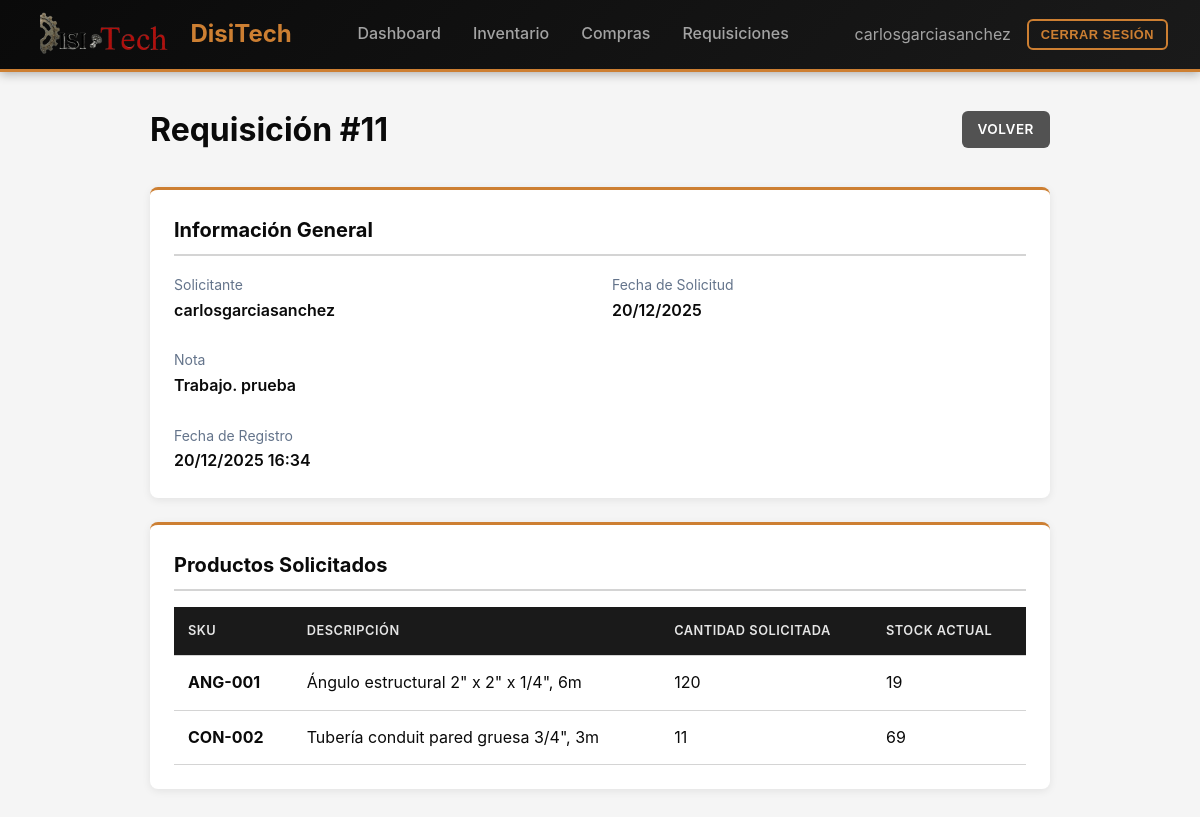
Page /requisiciones/11/ (signed in) on the committed database.
### inventory/models/transactions.py (models this page shows, shortened)
class Requisition(models.Model):
    requested_by = models.ForeignKey(settings.AUTH_USER_MODEL, on_delete=models.PROTECT, related_name="requisitions")
    requested_at = models.DateField()
    note = models.CharField(max_length=300, null=True, blank=True)
    created_at = models.DateTimeField(auto_now_add=True)

class RequisitionLine(models.Model):
    requisition = models.ForeignKey(Requisition, on_delete=models.CASCADE, related_name="lines")
    item = models.ForeignKey(InventoryItem, on_delete=models.PROTECT, related_name="requisition_lines")
    qty = models.IntegerField()

### inventory/models/inventory.py (models this page shows, shortened)
class InventoryItem(models.Model):
    sku = models.CharField(max_length=60, unique=True)
    slug = models.SlugField(max_length=80, unique=True)
    category = models.ForeignKey(Category, on_delete=models.PROTECT, related_name="items")
    description = models.CharField(max_length=250)
    stock = models.PositiveIntegerField()
    min_stock = models.PositiveIntegerField()
    max_stock = models.PositiveIntegerField()
    active = models.BooleanField(default=True)
    class Meta:
        indexes = [
            models.Index(fields=["category", "active"]),
            models.Index(fields=["slug"]),
        ]

### inventory/views.py (the view)
# urls.py: path("requisiciones/<int:pk>/", views.requisition_detail, name="requisition_detail"),
@login_required
@permission_required('inventory.view_requisition', raise_exception=True)
def requisition_detail(request, pk):
    requisition = get_object_or_404(Requisition, pk=pk)
    if not request.user.is_staff and requisition.requested_by != request.user:
        raise PermissionDenied("No tienes permiso para ver esta requisición.")
    context = {'requisition': requisition}
    return render(request, 'requisitions/detail.html', context)

### inventory/context_processors.py (called while the page is built)
def logo_context(request):
    logo_path = os.path.join(settings.MEDIA_ROOT, 'logo.png')
    if os.path.exists(logo_path):
        logo_url = settings.MEDIA_URL + 'logo.png'
    else:
        logo_url = None
    return {'logo_url': logo_url}

### templates/requisitions/detail.html (shortened to what this page needs)
{% extends 'base.html' %}
{% block content %}
<div style="max-width: 900px; margin: 0 auto;">
    <div style="display: flex; justify-content: space-between; align-items: center; margin-bottom: 2rem;">
        <h1>Requisición #{{ requisition.id }}</h1>
        <a href="{% url 'requisition_list' %}" class="btn btn-secondary">Volver</a>
    </div>
    <div class="card">
        <div class="card-header">Información General</div>
        <div style="display: grid; grid-template-columns: repeat(2, 1fr); gap: 1.5rem;">
            <div>
                <label style="color: #64748b; font-size: 0.875rem;">Solicitante</label>
                <p style="font-weight: 600;">{{ requisition.requested_by.username }}</p>
            </div>
            <div>
                <label style="color: #64748b; font-size: 0.875rem;">Fecha de Solicitud</label>
                <p style="font-weight: 600;">{{ requisition.requested_at|date:"d/m/Y" }}</p>
            </div>
            <div style="grid-column: 1 / -1;">
                <label style="color: #64748b; font-size: 0.875rem;">Nota</label>
                <p style="font-weight: 600;">{{ requisition.note|default:"-" }}</p>
            </div>
            <div>
                <label style="color: #64748b; font-size: 0.875rem;">Fecha de Registro</label>
                <p style="font-weight: 600;">{{ requisition.created_at|date:"d/m/Y H:i" }}</p>
            </div>
        </div>
    </div>
    <div class="card">
        <div class="card-header">Productos Solicitados</div>
        <table>
            <thead>
                <tr>
                    <th>SKU</th>
                    <th>Descripción</th>
                    <th>Cantidad Solicitada</th>
                    <th>Stock Actual</th>
                </tr>
            </thead>
            <tbody>
                {% for line in requisition.lines.all %}
                <tr>
                    <td><strong>{{ line.item.sku }}</strong></td>
                    <td>{{ line.item.description }}</td>
                    <td>{{ line.qty }}</td>
                    <td>{{ line.item.stock }}</td>
                </tr>
                {% endfor %}
            </tbody>
        </table>
    </div>
</div>
{% endblock %}

### templates/base.html (shortened to what this page needs)
{% load static %}
<!DOCTYPE html>
<html lang="es">
<head>
</head>
<body>
    {% if user.is_authenticated %}
    <nav class="navbar">
        <a href="{% url 'dashboard' %}" class="navbar-brand">
            {% if logo_url %}
            <img src="{{ logo_url }}" alt="Logo">
            {% endif %}
            <span>DisiTech</span>
        </a>
        <div class="navbar-menu">
            <a href="{% url 'dashboard' %}">Dashboard</a>
            {% if perms.inventory.view_inventoryitem %}
            <a href="{% url 'inventory_list' %}">Inventario</a>
            {% endif %}
            {% if perms.inventory.view_purchase %}
            <a href="{% url 'purchase_list' %}">Compras</a>
            {% endif %}
            {% if perms.inventory.view_requisition %}
            <a href="{% url 'requisition_list' %}">Requisiciones</a>
            {% endif %}
        </div>
        <div class="navbar-user">
            <span>{{ user.username }}</span>
            <form method="post" action="{% url 'logout' %}" style="display: inline;">
                <button type="submit" class="btn btn-sm btn-outline">Cerrar Sesión</button>
            </form>
        </div>
    </nav>
    {% endif %}
    <main class="container">
        {% block content %}{% endblock %}
    </main>
</body>
</html>

### templates/base.html (style rules this page uses)
* { margin: 0; padding: 0; box-sizing: border-box; }
:root { --primary: #b91c1c; --primary-dark: #991b1b; --copper: #cd7f32; --copper-light: #d4a574; --secondary: #525252; --success: #16a34a; --warning: #ca8a04; --danger: #dc2626; --dark: #0a0a0a; --light: #f5f5f5; --border: #d4d4d4; }
body { font-family: -apple-system, BlinkMacSystemFont, 'Segoe UI', Roboto, 'Helvetica Neue', Arial, sans-serif; background: var(--light); color: var(--dark); line-height: 1.6; }
.navbar { background: linear-gradient(135deg, #0a0a0a 0%, #1a1a1a 100%); box-shadow: 0 2px 10px rgba(0,0,0,0.3); padding: 0.75rem 2rem; display: flex; justify-content: space-between; align-items: center; position: sticky; top: 0; z-index: 100; border-bottom: 3px solid var(--copper); }
.navbar-brand { display: flex; align-items: center; gap: 1rem; font-size: 1.5rem; font-weight: 700; color: var(--copper); text-decoration: none; }
.navbar-brand img { height: 45px; width: auto; }
.navbar-menu { display: flex; gap: 2rem; align-items: center; }
.navbar-menu a { color: #a3a3a3; text-decoration: none; font-weight: 500; transition: all 0.2s; padding: 0.5rem 0; border-bottom: 2px solid transparent; }
.navbar-user { display: flex; align-items: center; gap: 1rem; color: #a3a3a3; }
.btn { padding: 0.5rem 1rem; border: none; border-radius: 0.375rem; font-weight: 600; cursor: pointer; transition: all 0.2s; text-decoration: none; display: inline-block; text-transform: uppercase; font-size: 0.85rem; letter-spacing: 0.5px; }
.btn-secondary { background: var(--secondary); color: white; }
.btn-outline { background: transparent; border: 2px solid var(--copper); color: var(--copper); }
.btn-sm { padding: 0.375rem 0.75rem; font-size: 0.8rem; }
.container { max-width: 1200px; margin: 2rem auto; padding: 0 2rem; }
.card { background: white; border-radius: 0.5rem; box-shadow: 0 2px 8px rgba(0,0,0,0.08); padding: 1.5rem; margin-bottom: 1.5rem; border-top: 3px solid var(--copper); }
.card-header { font-size: 1.25rem; font-weight: 700; margin-bottom: 1rem; padding-bottom: 0.5rem; border-bottom: 2px solid var(--border); color: var(--dark); }
table { width: 100%; border-collapse: collapse; }
th, td { padding: 0.875rem; text-align: left; border-bottom: 1px solid var(--border); }
th { background: #1a1a1a; font-weight: 600; color: #e5e5e5; text-transform: uppercase; font-size: 0.8rem; letter-spacing: 0.5px; }

### rows in the picture
Requisition: id "11", requested_by.username "carlosgarciasanchez", requested_at "20/12/2025", note "Trabajo. prueba", created_at "20/12/2025 16:34"
RequisitionLine: item.sku "ANG-001", item.description "Ángulo estructural 2\" x 2\" x 1/4\", 6m", qty "120", item.stock "19"
RequisitionLine: item.sku "CON-002", item.description "Tubería conduit pared gruesa 3/4\", 3m", qty "11", item.stock "69"

### other values in the picture
{{ user.username }} "carlosgarciasanchez"
